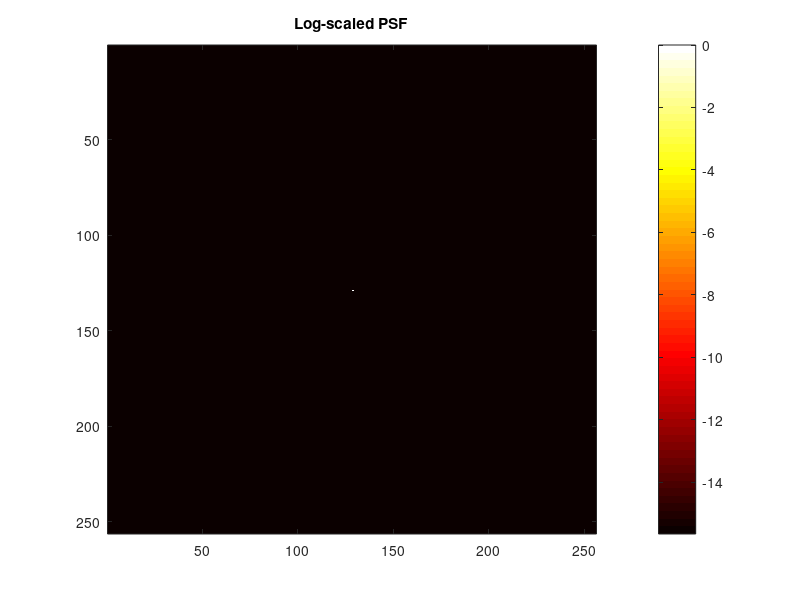

Write the MATLAB code that produced this figure.
clear; close all; clc;

lambda = 550e-9;
NA = 0.1;
N = 256;
dx = 5e-6;

fx = (-N/2:N/2-1) / (N*dx);
[Fx, Fy] = meshgrid(fx, fx);
rho = sqrt(Fx.^2 + Fy.^2);

fc = NA / lambda;
pupil = double(rho <= fc);

PSF = abs(fftshift(fft2(pupil))).^2;
PSF = PSF / sum(PSF(:));

figure;
imagesc(log10(PSF + eps));
axis image;
colormap hot;
colorbar;
title('Log-scaled PSF');

mkdir('../results');
mkdir('../results/figures');
imwrite(mat2gray(log10(PSF + eps)), '../results/figures/psf.png');
